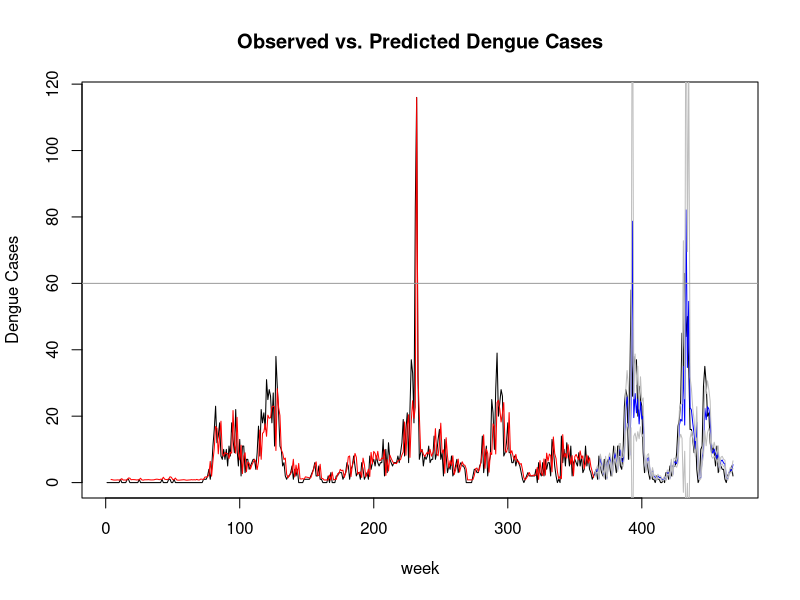
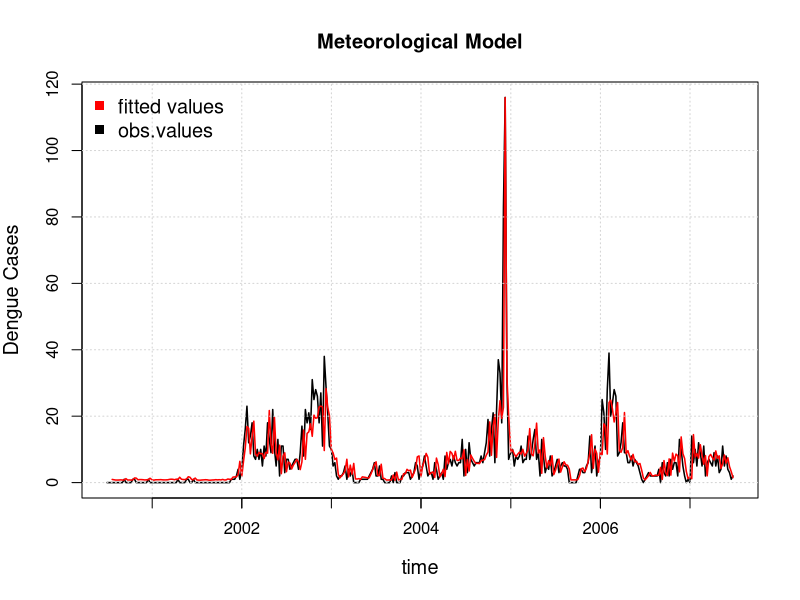
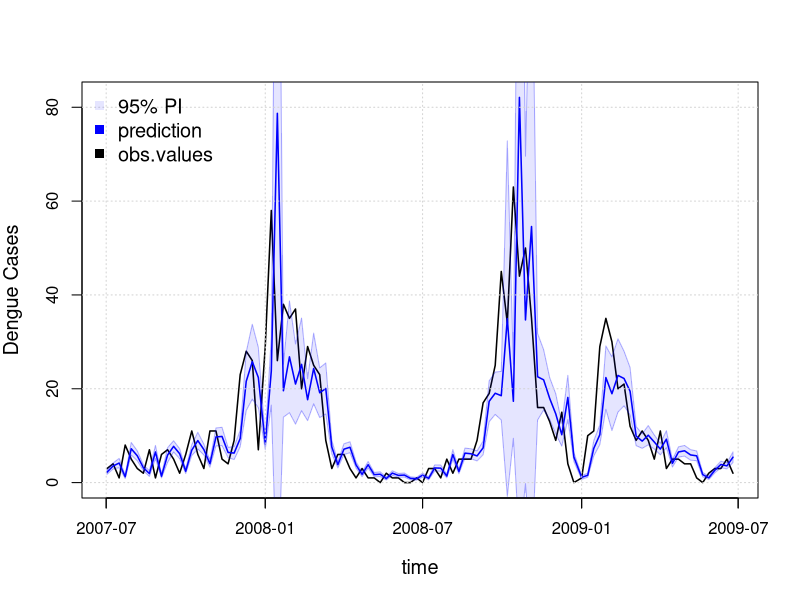

R code for these plots, in order:
library(dplyr)
library(lubridate)
setwd("~/Documents/Uni/Epidemiology/Master Thesis/Thesis/Master Thesis/Data")
Iquitos <- read.csv("../Data/Iquitos_total2.csv")
Iquitos$Date <- mdy(Iquitos$week_start_date)
Iquitos$Date <- as.Date(Iquitos$Date)

library(mgcv)
#form <- as.formula("total_cases ~+s(total_cases1)")
form <- as.formula("total_cases ~s(relative_humidity3)+s(DTR3)+s(precipitation_amount3)")
form <- as.formula("total_cases ~s(total_cases1)+s(specific_humidity3)")
#form <- as.formula("total_cases ~ s(total_cases,k=4)+s(total_cases1,k=4)+s(precipitation_amount5,k=4)+s(specific_humidity5,k=4)")

training <- Iquitos[1:364,]

attach(training)
mod.train <- mgcv::gam(form, family=quasipoisson, na.action=na.exclude, data=training)
summary(mod.train)
concurvity(mod.train)

par(mfrow=c(1,1))
p <- fitted.values(mod.train)
png('~/Documents/Uni/Epidemiology/Master Thesis/Thesis/Master Thesis/Plots/GAM Fits/Final/Dengue Met.png', width=2000, height=1400, res=300,pointsize = 10)
plot(training$Date,training$total_cases, type="l",ylab="Dengue Cases", xlab="time",
     main="Meteorological Model",lwd=1.5,cex.lab=1.2)
points(training$Date,predict(mod.train, type="response"),type="l", col="red",lwd=1.5)
abline(v=seq(as.Date("2001-01-01"), by="+1 year", length.out=7),col = "lightgray", lty = "dotted")
axis(1,at=seq(as.Date("2001-01-01"), by="+1 year", length.out=7),labels = F)
grid(NA, NULL, col = "lightgray", lty = "dotted")
legend("topleft",
       legend = c("fitted values","obs.values"),
       col = c(
                "red",
                "black"), pch = c(15, 15), bty = "n",cex = 1.2)
dev.off()


sqrt(mean((training$total_cases-p)^2,na.rm=T))
sqrt(mean((training$total_cases-p)^2,na.rm=T))/sqrt(mean((training$total_cases)^2))
detach(training)

f.total <- Iquitos
### testing
attach(f.total)
preddata <- data.frame(total_cases,total_cases,specific_humidity1,specific_humidity2,specific_humidity3,total_cases1,total_cases2,total_cases3,
                       precipitation_amount1,precipitation_amount2,precipitation_amount3,relative_humidity1,relative_humidity2,relative_humidity3,
                       DTR1,DTR2,DTR3)
f.total$predict<-predict(mod.train, type="response", newdata=as.data.frame(preddata))
pred <-predict(mod.train, type="response", newdata=as.data.frame(preddata),se.fit = T)
#####
preddata <- transform(preddata, fitted = pred$fit)
# 95% confidence interval
preddata <- transform(preddata, 
                      upper = fitted + (1.96 * pred$se.fit),
                      lower = fitted - (1.96 * pred$se.fit))
f.total$se.fit <- pred$se.fit

p <- f.total$predict
train <- f.total[1:364,]
pred <- f.total[365:468,]
preddata <- preddata[365:468,]
timepoints <- 365:468

par(mfrow=c(1,1))
plot(f.total$total_cases, type="l",ylab="Dengue Cases", xlab="week",
     main="Observed vs. Predicted Dengue Cases")
points(train$predict,type="l", col="red")
points(timepoints, pred$predict,type="l", col="blue")
points(timepoints,preddata$upper, type="l", col="grey")
points(timepoints,preddata$lower,type="l", col="grey")
abline(h=60, col = "gray60")
### Plot predictions
png('~/Documents/Uni/Epidemiology/Master Thesis/Thesis/Master Thesis/Plots/Preds/Final/Gam Dengue Full_3.png', width=2000, height=1400, res=300,pointsize = 10)
plot(pred$Date,pred$total_cases, type="l",ylab="Dengue Cases", xlab="time",lwd=1.5,ylim = c(0,max(pred$predict)), cex.lab=1.2)
polygon(x=c(pred$Date,rev(pred$Date)),y=c(preddata$upper,rev(preddata$lower)),col = rgb(0, 0, 1, alpha = 0.1), border = rgb(0, 0, 1, alpha = 0.3))
points(pred$Date,pred$predict,type="l", col="blue",lwd=1.5)
abline(v=seq(as.Date("2007-07-01"), by="+6 month", length.out=5),col = "lightgray", lty = "dotted")
axis(1,at=seq(as.Date("2007-07-01"), by="+6 month", length.out=5),labels = F)
grid(NA, NULL, col = "lightgray", lty = "dotted")
legend("topleft",
       legend = c("95% PI", "prediction","obs.values"),
       col = c( rgb(0, 0, 1, alpha = 0.1),
                "blue",
                "black"), pch = c(15, 15, 15), bty = "n",cex = 1.2)
dev.off()
#points(365:468,preddata$lower,type="l", col="grey")

#for training data
sqrt(mean((train$total_cases-train$predict)^2,na.rm=T))/sqrt(mean((train$total_cases)^2))
#for validation data 2011-2013
sqrt(mean((pred$total_cases-pred$predict)^2,na.rm=T))
sqrt(mean((pred$total_cases-pred$predict)^2,na.rm=T))/sqrt(mean((pred$total_cases)^2))

  preddata <- preddata%>%
  mutate(CI_cov = between(total_cases,lower,upper))
summary(preddata$CI_cov)
25/104
